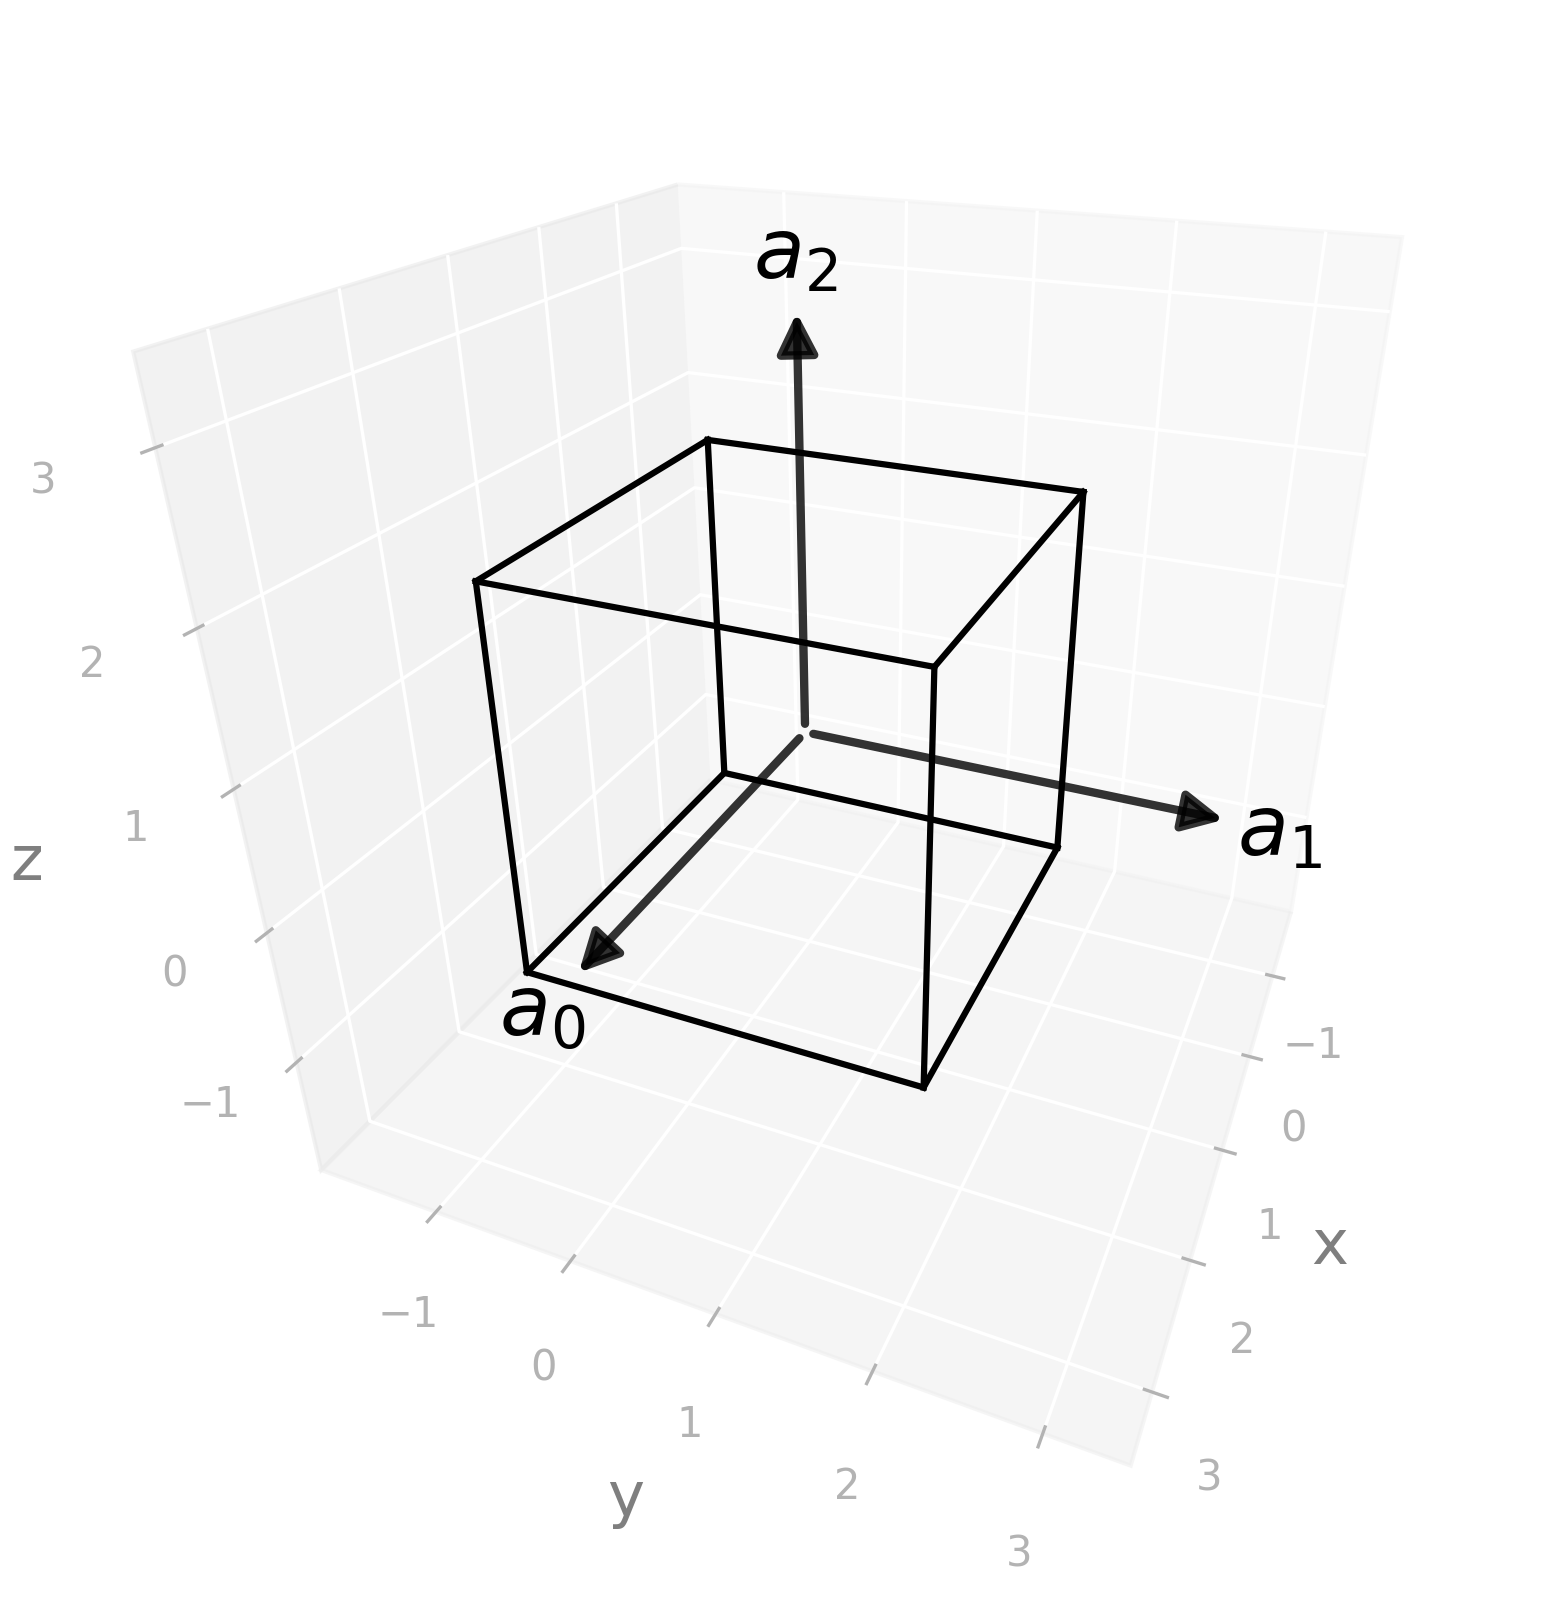

Write Python code to recreate this figure.
import radtools as rad

l = rad.lattice_example("CUB")
backend = rad.PlotlyBackend()
backend.plot(l, kind="wigner-seitz")
# Save an image:
backend.save("cub_wigner-seitz.png")
# Interactive plot:
backend.show()
